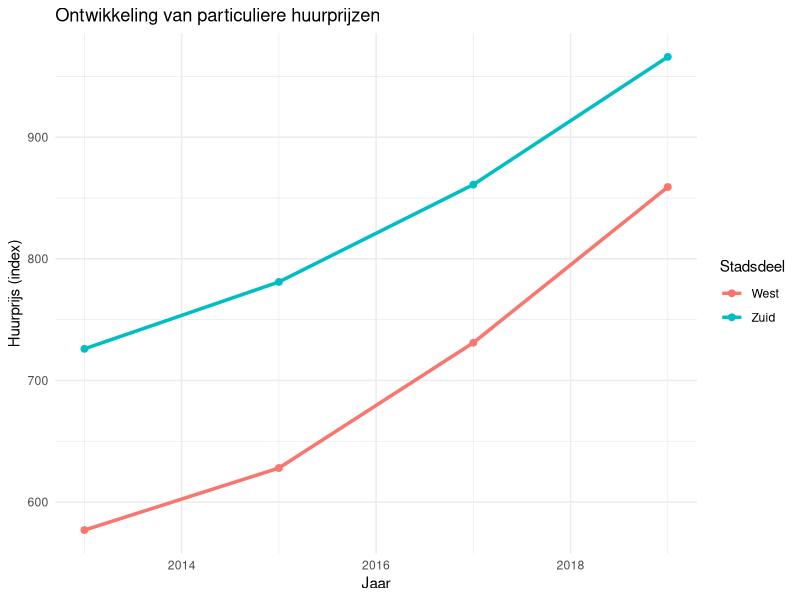

This chart was generated by the following R code:
#write.csv(Kerncijfers_wijken_en_buurten_2019_05062025_112613, "data/Kerncijfers_wijken_en_buurten_2019.csv")

# 1. Laad de dataset
huur <- read.csv("data/huurprijzen.csv", skip = 1, header = FALSE)

# 2. Verwijder overbodige rijen (zoals NA-rijen en voetnoten)
huur <- huur[huur$V2 %in% c("E West", "K Zuid"), ]

# 3. Hernoem kolommen voor duidelijkheid (je kunt dit aanpassen indien nodig)
colnames(huur) <- c("Index", "Stadsdeel", "2013_p", "2015_p", "2017_p", "2019_p", 
                    "2013_c", "2015_c", "2017_c", "2019_c")

# 4. Selecteer alleen particuliere huurprijzen (kolommen eindigend op "_p")
huur_particulier <- huur[, c("Stadsdeel", "2013_p", "2015_p", "2017_p", "2019_p")]

library(dplyr)

huur_particulier <- huur_particulier %>%
  mutate(Stadsdeel = recode(Stadsdeel, "E West" = "West", "K Zuid" = "Zuid"))

colnames(huur_particulier) <- sub("_p", "", colnames(huur_particulier)) 

# 5. Print resultaat
print(huur_particulier)


library(dplyr)
library(tidyr)
library(ggplot2)

# 1. Laad de dataset
huur <- read.csv("data/huurprijzen.csv", skip = 1, header = FALSE)

# 2. Filter op relevante stadsdelen
huur <- huur[huur$V2 %in% c("E West", "K Zuid"), ]

# 3. Hernoem kolommen
colnames(huur) <- c("Index", "Stadsdeel", "2013_p", "2015_p", "2017_p", "2019_p", 
                    "2013_c", "2015_c", "2017_c", "2019_c")

# 4. Selecteer particuliere huurprijzen
huur_particulier <- huur[, c("Stadsdeel", "2013_p", "2015_p", "2017_p", "2019_p")]

# 5. Hernoem stadsdelen
huur_particulier <- huur_particulier %>%
  mutate(Stadsdeel = recode(Stadsdeel, "E West" = "West", "K Zuid" = "Zuid"))

# 6. Hernoem kolommen om '_p' te verwijderen
colnames(huur_particulier) <- sub("_p", "", colnames(huur_particulier))

# Zet alle kolommen behalve 'Stadsdeel' om naar numeric
huur_particulier[, -1] <- lapply(huur_particulier[, -1], as.numeric)

# 7. Zet data in lange vorm
huur_long <- pivot_longer(huur_particulier, 
                          cols = -Stadsdeel, 
                          names_to = "Jaar", 
                          values_to = "Huurprijs")

# 8. Zet Jaar om naar numeriek (voor x-as)
huur_long$Jaar <- as.numeric(huur_long$Jaar)

# 9. Maak de line plot
ggplot(huur_long, aes(x = Jaar, y = Huurprijs, color = Stadsdeel)) +
  geom_line(linewidth = 1.2) +
  geom_point(size = 2) +
  labs(title = "Ontwikkeling van particuliere huurprijzen",
       x = "Jaar",
       y = "Huurprijs (index)",
       color = "Stadsdeel") +
  theme_minimal()

